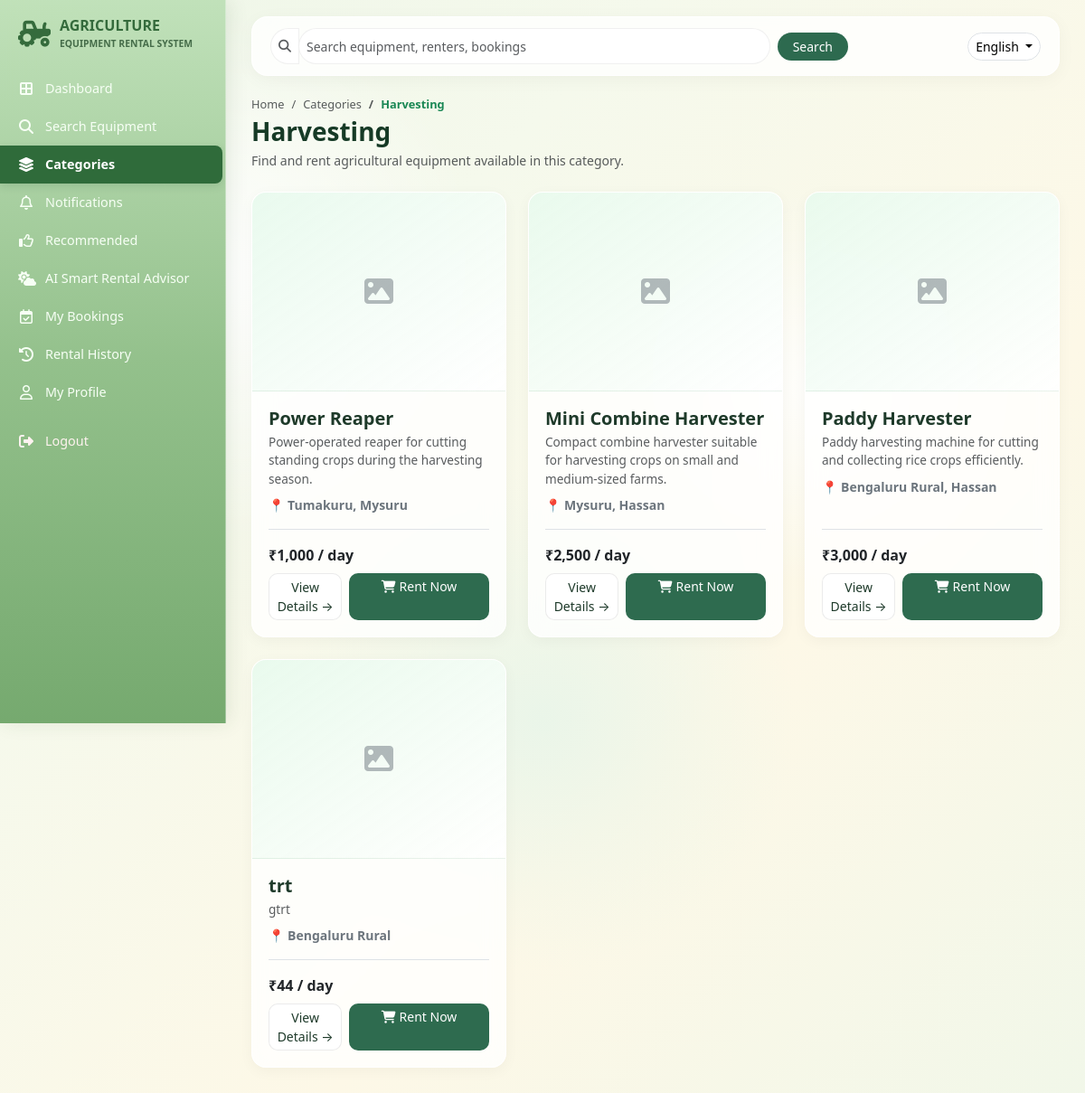
Screenshot of /category_items.php?category_id=2 (signed in) with the database file from the repository.
### tables this page shows
CREATE TABLE `categories` (
  `category_id` int(11) NOT NULL,
  `category_name` varchar(50) NOT NULL,
  `description` text DEFAULT NULL,
  `image` varchar(255) DEFAULT NULL,
  `icon_class` varchar(50) DEFAULT 'fa-tractor'
);

CREATE TABLE `equipment` (
  `equipment_id` int(11) NOT NULL,
  `category_id` int(11) DEFAULT NULL,
  `lender_id` int(11) NOT NULL,
  `title` varchar(150) NOT NULL,
  `category` varchar(50) NOT NULL,
  `brand_model` varchar(100) NOT NULL,
  `power_hp` int(11) DEFAULT NULL,
  `drive_type` varchar(20) DEFAULT NULL,
  `model_year` int(11) DEFAULT NULL,
  `fuel_type` varchar(30) DEFAULT NULL,
  `working_width` varchar(50) DEFAULT NULL,
  `equipment_condition` enum('New','Good','Used') DEFAULT 'Good',
  `price_per_day` decimal(10,2) NOT NULL,
  `min_booking_days` int(11) DEFAULT 1,
  `service_location` varchar(100) NOT NULL,
  `distance_km` decimal(5,1) DEFAULT 5.0,
  `description` text DEFAULT NULL,
  `image` varchar(255) NOT NULL,
  `badge` enum('RECOMMENDED','POPULAR','TOP RATED','BEST PRICE','NONE') DEFAULT 'NONE',
  `status` enum('Available','Rented Out','Under Maintenance','Inactive') DEFAULT 'Available',
  `rating` decimal(2,1) DEFAULT 4.5,
  `rating_count` int(11) DEFAULT 0,
  `created_at` timestamp NOT NULL DEFAULT current_timestamp(),
  `is_featured` tinyint(1) DEFAULT 0,
  `latitude` decimal(10,8) DEFAULT NULL,
  `longitude` decimal(11,8) DEFAULT NULL
);

### includes/lang.php (called while the page is built, shortened)
<?php
$current_lang = $_SESSION['lang'] ?? 'en';
function __($key) {
    global $translations, $current_lang;
    return $translations[$current_lang][$key] ?? $translations['en'][$key] ?? $key;
}
?>

### category_items.php (the view, shortened to what this page needs)
<?php
require_once __DIR__ . '/includes/lang.php';
$current_lang = $_SESSION['lang'] ?? 'en';
$category_id = isset($_GET['category_id']) ? intval($_GET['category_id']) : 0;
$category = '';
if ($category_id > 0) {
    $category_query = "SELECT category_name
                       FROM categories
                       WHERE category_id = ?";
    $category_stmt = mysqli_prepare($conn, $category_query);
    if ($category_stmt) {
        mysqli_stmt_bind_param($category_stmt, "i", $category_id);
        mysqli_stmt_execute($category_stmt);
        $category_result = mysqli_stmt_get_result($category_stmt);
        if ($category_result && mysqli_num_rows($category_result) > 0) {
            $category_row = mysqli_fetch_assoc($category_result);
            $category = $category_row['category_name'];
        }
    }
}
$result = false;
if ($category_id > 0) {
    $query = "SELECT *
              FROM equipment
              WHERE category_id = ?
              ORDER BY equipment_id DESC";
    $stmt = mysqli_prepare($conn, $query);
    if ($stmt) {
        mysqli_stmt_bind_param($stmt, "i", $category_id);
        mysqli_stmt_execute($stmt);
        $result = mysqli_stmt_get_result($stmt);
    }
}
$category_description = 'Explore available equipment in this category.';
$view_details_label = 'View Details';
$day_label = 'day';
$translated_description = __('category_items_desc', '');
if (!empty($translated_description) && $translated_description !== 'category_items_desc') {
    $category_description = $translated_description;
}
?>
<!DOCTYPE html>
<html lang="<?= htmlspecialchars($current_lang); ?>">
<head>
    <link href="https://cdn.jsdelivr.net/npm/bootstrap@5.3.2/dist/css/bootstrap.min.css" rel="stylesheet">
    <link rel="stylesheet" href="https://cdnjs.cloudflare.com/ajax/libs/font-awesome/6.4.0/css/all.min.css">
</head>
<body>
<?php include __DIR__ . '/renter_sidebar.php'; ?>
<div class="main-wrapper">
    <div class="top-navbar">
        <form action="search_equipment.php" method="GET" class="d-flex w-75 gap-2 align-items-center">
            <div class="input-group input-group-sm">
                <span class="input-group-text bg-light border-end-0">
                    <i class="fa-solid fa-magnifying-glass text-muted"></i>
                </span>
                <input type="text" name="q" class="form-control border-start-0" placeholder="<?php echo __('search_placeholder', 'Search equipment...'); ?>" required>
            </div>
            <button type="submit" class="btn btn-sm text-white px-3" style="background-color: #2d6a4f; border-radius:50rem;">
                <?php echo __('search', 'Search'); ?>
            </button>
        </form>
        <div class="d-flex align-items-center gap-3">
            <div class="dropdown">
                <button class="btn btn-sm btn-light border dropdown-toggle" type="button" data-bs-toggle="dropdown" style="border-radius:50rem; background:rgba(255,255,255,0.9) !important;">
                    <?php if ($current_lang == 'kn') { echo 'ಕನ್ನಡ'; } elseif ($current_lang == 'hi') { echo 'हिन्दी'; } else { echo 'English'; } ?>
                </button>
            </div>
        </div>
    </div>
    <div class="d-flex justify-content-between align-items-center mb-4">
        <div>
            <nav aria-label="breadcrumb">
                <ol class="breadcrumb mb-1" style="font-size: 0.8rem;">
                    <li class="breadcrumb-item"><a href="renter_dashboard.php?lang=<?= urlencode($current_lang); ?>" class="text-muted text-decoration-none"><?php echo __('home', 'Home'); ?></a></li>
                    <li class="breadcrumb-item"><a href="categories.php?lang=<?= urlencode($current_lang); ?>" class="text-muted text-decoration-none"><?php echo __('categories', 'Categories'); ?></a></li>
                    <li class="breadcrumb-item active text-success fw-semibold"><?php echo htmlspecialchars($category); ?></li>
                </ol>
            </nav>
            <h3 class="fw-bold mb-1" style="color:#163a26; font-weight:800;"><?php echo htmlspecialchars($category); ?></h3>
            <p class="text-muted small mb-0"><?= htmlspecialchars($category_description); ?></p>
        </div>
    </div>
    <div class="row g-4 mb-4">
        <?php if ($result && mysqli_num_rows($result) > 0): ?>
            <?php while ($eq = mysqli_fetch_assoc($result)): ?>
                <?php
                $eq_id = $eq['equipment_id'] ?? 0;
                $imgSrc = '';
                $has_valid_img = false;
                ?>
                <div class="col-lg-4 col-md-6">
                    <div class="eq-card">
                        <div class="eq-img-container">
                            <?php if ($has_valid_img): ?>
                                <img src="<?= htmlspecialchars($imgSrc); ?>" alt="<?= htmlspecialchars($eq['title'] ?? $eq['equipment_title'] ?? 'Equipment'); ?>">
                            <?php else: ?>
                                <div class="d-flex align-items-center justify-content-center h-100 text-muted">
                                    <i class="fa-solid fa-image fa-2x text-secondary opacity-50"></i>
                                </div>
                            <?php endif; ?>
                        </div>
                        <div class="eq-card-body">
                            <div>
                                <h5 class="fw-bold mb-1"><?= htmlspecialchars($eq['title'] ?? $eq['equipment_title'] ?? 'Unnamed Equipment'); ?></h5>
                                <p class="text-muted small mb-2" style="font-size: 0.85rem;"><?= htmlspecialchars($eq['description'] ?? ''); ?></p>
                                <p class="text-secondary small mb-3 fw-semibold">📍 <?= htmlspecialchars($eq['service_location'] ?? 'Location not specified'); ?></p>
                            </div>
                            <div>
                                <div class="d-flex align-items-center justify-content-between pt-3 border-top mb-2">
                                    <span class="text-dark fw-bold">₹<?= number_format($eq['price_per_day'] ?? $eq['price'] ?? 0); ?> / <?= htmlspecialchars($day_label); ?></span>
                                </div>
                                <div class="d-flex gap-2">
                                    <a href="equipment_details.php?equipment_id=<?= $eq_id; ?>&id=<?= $eq_id; ?>&from=category_items&category_id=<?= $category_id; ?>&lang=<?= urlencode($current_lang); ?>" class="btn btn-outline-secondary btn-sm w-50">
                                        <?= htmlspecialchars($view_details_label); ?> →
                                    </a>
                                    <a href="rent_now.php?equipment_id=<?= $eq_id; ?>&id=<?= $eq_id; ?>&lang=<?= urlencode($current_lang); ?>" class="btn btn-agro btn-sm w-100" style="background-color:#2d6a4f; color:white;">
                                        <i class="fa-solid fa-cart-shopping me-1"></i><?php echo __('rent_now', 'Rent Now'); ?>
                                    </a>
                                </div>
                            </div>
                        </div>
                    </div>
                </div>
            <?php endwhile; ?>
        <?php endif; ?>
    </div>
</div>
</body>
</html>

### category_items.php (style rules this page uses)
:root { --brand-green: #2d6a4f; --glass: rgba(255,255,255,0.78); --border: rgba(255,255,255,0.9); }
body { font-family: 'Segoe UI', system-ui, -apple-system, sans-serif; background: radial-gradient(circle at 20% 25%, rgba(255,255,255,0.95) 0%, transparent 22%), radial-gradient(circle at 75% 35%, rgba(255,255,255,0.85) 0%, transparent 18%), radial-gradient(circle at 50% 65%, rgba(232,245,233,0.9) 0%, transparent 28%), linear-gradient(135deg,#eef6e8 0%, #f5f9ec 30%, #fdf8e7 65%, #f1f7e9 100%) !important; background-attachment: fixed !important; color: #1e3a2a; }
.main-wrapper { margin-left: 250px; padding: 18px 28px; min-height: 100vh; }
.top-navbar { background: rgba(255,255,255,0.80) !important; border: 1px solid var(--border) !important; border-radius: 18px !important; padding: 12px 20px; display: flex; align-items: center; justify-content: space-between; margin-bottom: 22px; backdrop-filter: blur(20px); -webkit-backdrop-filter: blur(20px); box-shadow: 0 4px 20px rgba(0,0,0,0.04) !important; }
.top-navbar .form-control { background: rgba(255,255,255,0.9) !important; border: 1px solid rgba(0,0,0,0.06) !important; border-radius: 50rem !important; height: 40px; }
.top-navbar .input-group-text { background: rgba(255,255,255,0.9) !important; border: 1px solid rgba(0,0,0,0.06) !important; border-radius: 50rem 0 0 50rem !important; }
.eq-card { background: rgba(255,255,255,0.80) !important; border: 1px solid var(--border) !important; border-radius: 16px !important; overflow: hidden; transition: all 0.25s ease-in-out; height: 100%; display: flex; flex-direction: column; justify-content: space-between; backdrop-filter: blur(12px); -webkit-backdrop-filter: blur(12px); box-shadow: 0 4px 16px rgba(0,0,0,0.04) !important; }
.eq-img-container { width: 100%; height: 220px; background: linear-gradient(145deg,rgba(224,248,231,.7),rgba(255,255,255,.8)) !important; display: flex; align-items: center; justify-content: center; overflow: hidden; border-bottom: 1px solid rgba(0,0,0,0.04); }
.eq-card-body { padding: 18px; display: flex; flex-direction: column; justify-content: space-between; flex-grow: 1; }
.btn-agro { background:#2e6b4f !important; color:#fff !important; border-radius:10px !important; border:none !important; }
.btn-outline-secondary { background:rgba(255,255,255,0.9) !important; border:1px solid rgba(0,0,0,0.08) !important; border-radius:10px !important; color:#1e3a2a !important; }

### rows the page displays
categories: category_name "Harvesting"
equipment: title "Power Reaper", description "Power-operated reaper for cutting standing crops during the harvesting season.", service_location "Tumakuru, Mysuru", price_per_day "1,000"
equipment: title "Mini Combine Harvester", description "Compact combine harvester suitable for harvesting crops on small and medium-sized farms.", service_location "Mysuru, Hassan", price_per_day "2,500"
equipment: title "Paddy Harvester", description "Paddy harvesting machine for cutting and collecting rice crops efficiently.", service_location "Bengaluru Rural, Hassan", price_per_day "3,000"
equipment: title "trt", description "gtrt", service_location "Bengaluru Rural", price_per_day "44"

### other values shown
__('brand_main') "AGRICULTURE"
__('brand_sub') "EQUIPMENT RENTAL SYSTEM"
__('dashboard') "Dashboard"
__('search_equipment') "Search Equipment"
__('categories') "Categories"
__('notifications') "Notifications"
__('recommended') "Recommended"
__('weather_advisor') "AI Smart Rental Advisor"
__('my_bookings') "My Bookings"
__('rental_history') "Rental History"
__('my_profile') "My Profile"
__('logout') "Logout"
__('search', 'Search') "Search"
__('home', 'Home') "Home"
__('categories', 'Categories') "Categories"
